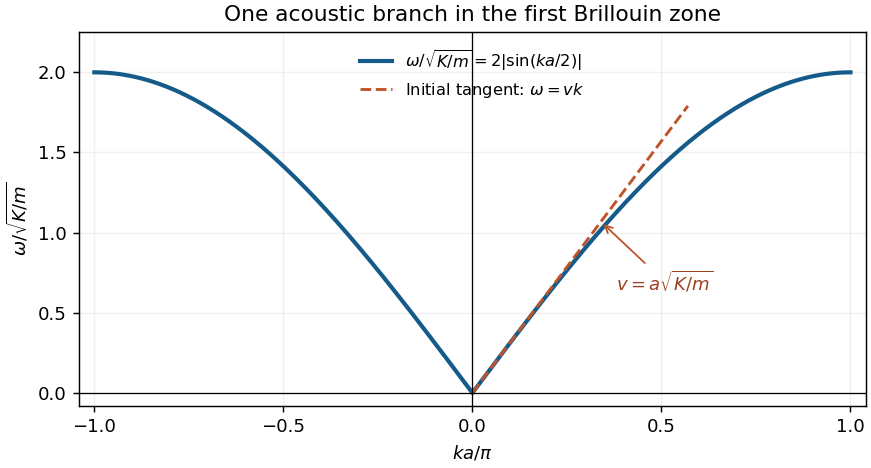

Write Python code to recreate this figure.
"""Generate the Oxford 2011 monatomic-chain dispersion sketch (Python 3.14)."""
from pathlib import Path
import matplotlib
matplotlib.use('Agg')
import matplotlib.pyplot as plt
import numpy as np


def main():
    q = np.linspace(-1, 1, 801)
    fig, ax = plt.subplots(figsize=(6.7, 3.6), layout='constrained')
    ax.plot(q, 2*np.abs(np.sin(np.pi*q/2)), color='#155b8a', lw=2.3,
            label=r'$\omega/\sqrt{K/m}=2|\sin(ka/2)|$')
    qt = np.linspace(0, .57, 100)
    ax.plot(qt, np.pi*qt, '--', color='#bd542a', lw=1.6,
            label=r'Initial tangent: $\omega=vk$')
    ax.annotate(r'$v=a\sqrt{K/m}$', xy=(.34, np.pi*.34), xytext=(.38, .64),
                arrowprops={'arrowstyle':'->', 'color':'#bd542a'}, color='#9c4121')
    ax.axhline(0, color='black', lw=.7)
    ax.axvline(0, color='black', lw=.7)
    ax.set(xlim=(-1.04, 1.04), ylim=(-.08, 2.25),
           xlabel=r'$ka/\pi$', ylabel=r'$\omega/\sqrt{K/m}$',
           title='One acoustic branch in the first Brillouin zone')
    ax.set_xticks([-1,-.5,0,.5,1])
    ax.legend(loc='upper center', fontsize=9, frameon=False)
    ax.grid(alpha=.17)
    fig.savefig(Path.cwd()/'2011-monatomic-chain-dispersion.png', dpi=130,
                facecolor='white', transparent=False)
    plt.close(fig)

if __name__ == '__main__':
    main()
